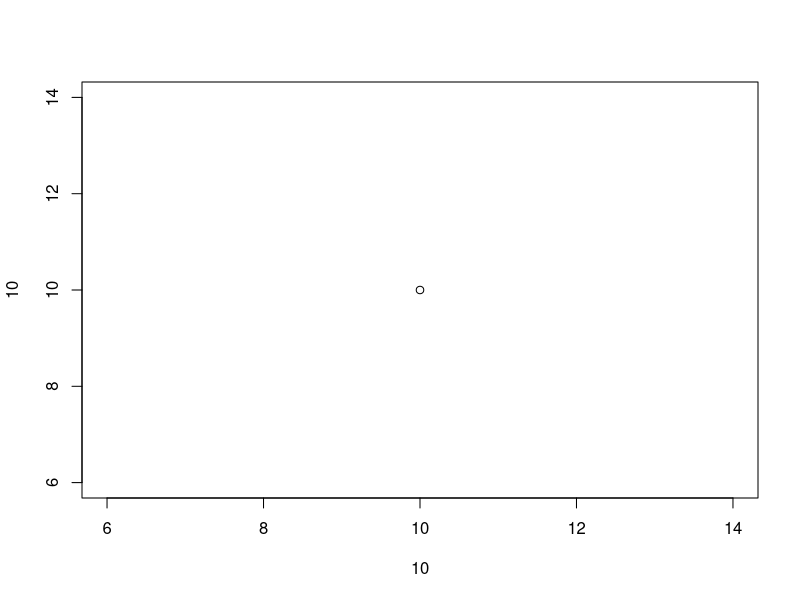
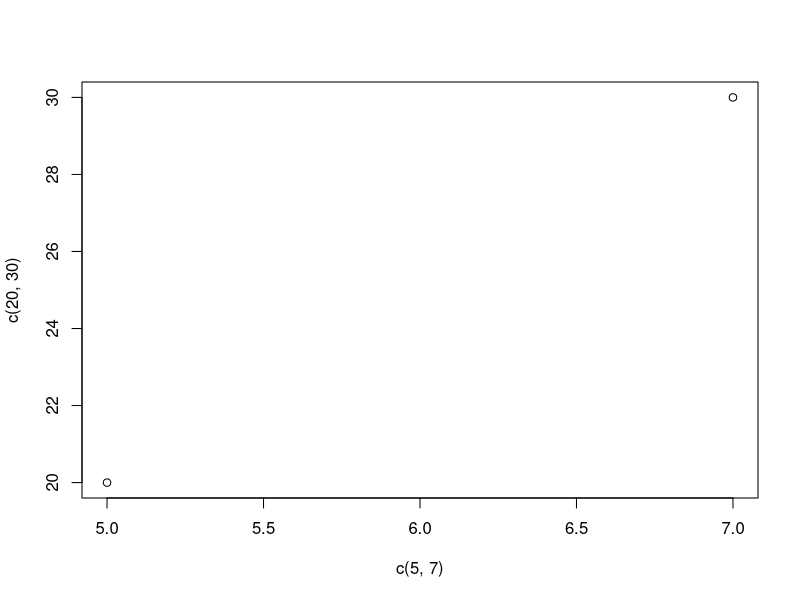
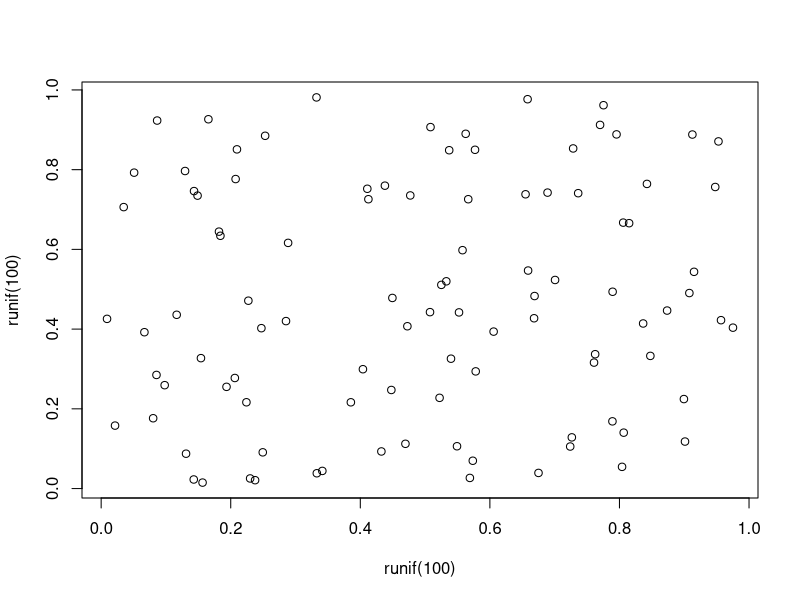

R code for these plots, in order:
print("Hello World")

1*2*3*4*5*6*7*8*9*10

factorial (9)

rep(x="배고파", time=5)

plot(10,10)

plot (c(5,7), c(20,30))

plot (runif(100),runif(100))

Object1 <- 1
Object2 <- 2

Object1
Object2

1+2

Object1 <- "문자열"
Object2 <- "데이터"
paste(Object1,Object2)

Object1 <- TRUE
Object2 <- FALSE
Object1
Object2

Object1 <- 1
Object1


Object2 <- 2
Object1 <- Object2
Object1

Object1 <- sum(1,8,4,5,9)
Object1

a <- c(1,3,5,6,9)
a

a <- 1
is.vector(a)
a <- c(1,2,5)
is.vector(a)

a <- c("첫 번째","두 번째","배고파")
a

a <- c(1,2,5,"점심")
a

Object <- c(1,3,8,9)

Object <- c(Object,11)
Object
Object <- c(0,Object)
Object
Object <- append(Object,99,after=2)
Object
Object <- Object[-2]
Object

Object <- Object[-length(Object)]
Object
Object[3] <- 9
Object
Object <- c(1,2,3,1,2,3,1,2,3,5,1,2,3,5,1,2,3)
Object
Object[Object == 5] <- 100
Object

ls()
rm(a)
rm(list=ls())
ls()
